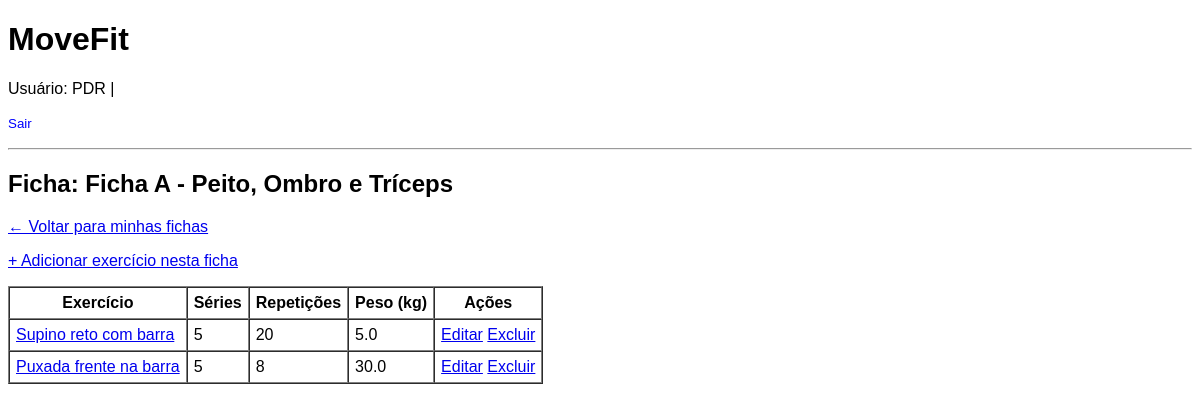
Screenshot of /fichas/1/ (signed in) with the database file from the repository.
### treino_app/models.py (models this page shows, shortened)
class FichaTreino(models.Model):
    usuario = models.ForeignKey(User, on_delete=models.CASCADE)
    nome = models.CharField(max_length=200)

class ItemFicha(models.Model):
    ficha = models.ForeignKey(FichaTreino, related_name="itens", on_delete=models.CASCADE)
    exercicio = models.ForeignKey(Exercicio, on_delete=models.CASCADE)
    series = models.PositiveIntegerField()
    repeticoes = models.PositiveIntegerField()
    peso = models.FloatField()

class Exercicio(models.Model):
    nome = models.CharField(max_length=200)
    gif_url = models.URLField(blank=True)

### treino_app/views.py (the view)
# urls.py: path('fichas/<int:ficha_id>/', views.ficha_detalhe, name='ficha_detalhe'),
@login_required
def ficha_detalhe(request, ficha_id):
    ficha = get_object_or_404(
        FichaTreino,
        id=ficha_id,
        usuario=request.user
    )
    itens = ItemFicha.objects.filter(ficha=ficha).select_related('exercicio')
    context = {
        'ficha': ficha,
        'itens': itens,
    }
    return render(request, 'treino/ficha_detalhe.html', context)

### treino_app/templates/treino/ficha_detalhe.html (shortened to what this page needs)
{% extends "base.html" %}
{% block content %}
<h2>Ficha: {{ ficha.nome }}</h2>
<p>
    <a href="{% url 'fichas_list' %}">&larr; Voltar para minhas fichas</a>
</p>
<p>
    <a href="{% url 'adicionar_item_ficha' ficha.id %}">
        + Adicionar exercício nesta ficha
    </a>
</p>
<table border="1" cellpadding="6" cellspacing="0">
    <thead>
        <tr>
            <th>Exercício</th>
            <th>Séries</th>
            <th>Repetições</th>
            <th>Peso (kg)</th>
            <th>Ações</th>
        </tr>
    </thead>
    <tbody>
        {% for item in itens %}
        <tr>
            <td>
                {% if item.exercicio.gif_url %}
                    <a href="#"
                       onclick="openGifModal('{{ item.exercicio.gif_url }}', '{{ item.exercicio.nome }}'); return false;">
                        {{ item.exercicio.nome }}
                    </a>
                {% else %}
                    {{ item.exercicio.nome }}
                {% endif %}
            </td>
            <td>{{ item.series }}</td>
            <td>{{ item.repeticoes }}</td>
            <td>{{ item.peso }}</td>
            <td>
                <a href="{% url 'editar_item_ficha' item.id %}">Editar</a>
                <a href="{% url 'excluir_item_ficha' item.id %}">Excluir</a>
            </td>
        </tr>
        {% empty %}
        <tr>
            <td colspan="5">Nenhum exercício cadastrado nesta ficha.</td>
        </tr>
        {% endfor %}
    </tbody>
</table>
{% endblock %}

### templates/base.html (shortened to what this page needs)
{% load static %}
<!DOCTYPE html>
<html lang="pt-br">
<head>
    <link rel="stylesheet" href="{% static 'treino_app/style.css' %}">
</head>
<body>
<header>
    <h1>MoveFit</h1>
    {% if user.is_authenticated %}
      <p>
        Usuário: {{ user.username }}
        |
        <form method="post" action="{% url 'logout' %}" style="display:inline;">
          <button type="submit" style="background:none;border:none;color:blue;cursor:pointer;padding:0;">
            Sair
          </button>
        </form>
      </p>
    {% endif %}
    <hr>
</header>
<main>
    {% block content %}{% endblock %}
</main>
</body>
</html>

### treino_app/static/treino_app/style.css (style rules this page uses)
body { font-family: Arial, sans-serif; }

### rows the page displays
FichaTreino: nome "Ficha A - Peito, Ombro e Tríceps"
ItemFicha: exercicio.nome "Supino reto com barra", series "5", repeticoes "20", peso "5.0"
ItemFicha: exercicio.nome "Puxada frente na barra", series "5", repeticoes "8", peso "30.0"

### other values shown
{{ user.username }} "PDR"
